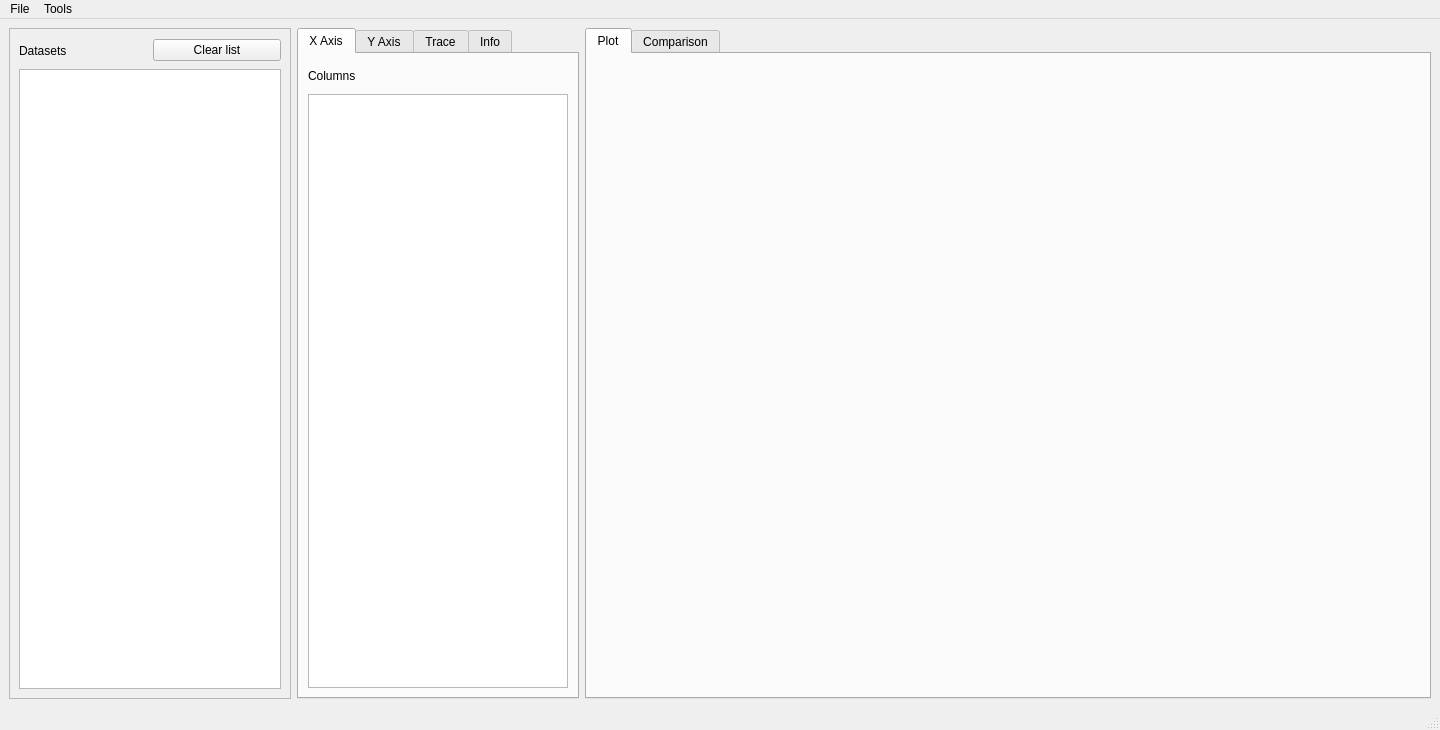
<?xml version="1.0" encoding="UTF-8"?>
<ui version="4.0">
 <class>MainWindow</class>
 <widget class="QMainWindow" name="MainWindow">
  <property name="geometry">
   <rect>
    <x>0</x>
    <y>0</y>
    <width>1440</width>
    <height>730</height>
   </rect>
  </property>
  <property name="sizePolicy">
   <sizepolicy hsizetype="Expanding" vsizetype="Expanding">
    <horstretch>0</horstretch>
    <verstretch>0</verstretch>
   </sizepolicy>
  </property>
  <property name="windowTitle">
   <string>Fit grapher</string>
  </property>
  <property name="windowIcon">
   <iconset>
    <normalon>plotter.ico</normalon>
   </iconset>
  </property>
  <widget class="QWidget" name="centralwidget">
   <property name="sizePolicy">
    <sizepolicy hsizetype="Expanding" vsizetype="Expanding">
     <horstretch>0</horstretch>
     <verstretch>0</verstretch>
    </sizepolicy>
   </property>
   <layout class="QHBoxLayout" name="horizontalLayout" stretch="1,1,3">
    <item>
     <widget class="QFrame" name="frame">
      <property name="sizePolicy">
       <sizepolicy hsizetype="Expanding" vsizetype="Expanding">
        <horstretch>0</horstretch>
        <verstretch>0</verstretch>
       </sizepolicy>
      </property>
      <property name="frameShape">
       <enum>QFrame::StyledPanel</enum>
      </property>
      <property name="frameShadow">
       <enum>QFrame::Raised</enum>
      </property>
      <layout class="QGridLayout" name="gridLayout">
       <item row="0" column="0">
        <widget class="QLabel" name="label">
         <property name="sizePolicy">
          <sizepolicy hsizetype="Preferred" vsizetype="Maximum">
           <horstretch>0</horstretch>
           <verstretch>0</verstretch>
          </sizepolicy>
         </property>
         <property name="minimumSize">
          <size>
           <width>0</width>
           <height>25</height>
          </size>
         </property>
         <property name="text">
          <string>Datasets</string>
         </property>
        </widget>
       </item>
       <item row="0" column="1">
        <widget class="QPushButton" name="Clear_Button">
         <property name="text">
          <string>Clear list</string>
         </property>
        </widget>
       </item>
       <item row="1" column="0" colspan="2">
        <widget class="QListWidget" name="listWidget"/>
       </item>
      </layout>
     </widget>
    </item>
    <item>
     <widget class="QTabWidget" name="tabWidget_2">
      <property name="currentIndex">
       <number>0</number>
      </property>
      <widget class="QWidget" name="tab">
       <attribute name="title">
        <string>X Axis</string>
       </attribute>
       <layout class="QVBoxLayout" name="verticalLayout_3">
        <item>
         <widget class="QLabel" name="label_3">
          <property name="minimumSize">
           <size>
            <width>0</width>
            <height>25</height>
           </size>
          </property>
          <property name="text">
           <string>Columns</string>
          </property>
         </widget>
        </item>
        <item>
         <widget class="QListWidget" name="listWidget_3"/>
        </item>
       </layout>
      </widget>
      <widget class="QWidget" name="tabWidget_2Page1">
       <attribute name="title">
        <string>Y Axis</string>
       </attribute>
       <layout class="QVBoxLayout" name="verticalLayout_2">
        <item>
         <widget class="QLabel" name="label_2">
          <property name="sizePolicy">
           <sizepolicy hsizetype="Preferred" vsizetype="Maximum">
            <horstretch>0</horstretch>
            <verstretch>0</verstretch>
           </sizepolicy>
          </property>
          <property name="minimumSize">
           <size>
            <width>0</width>
            <height>25</height>
           </size>
          </property>
          <property name="text">
           <string>Columns</string>
          </property>
         </widget>
        </item>
        <item>
         <widget class="QListWidget" name="listWidget_2"/>
        </item>
       </layout>
      </widget>
      <widget class="QWidget" name="tab_2">
       <attribute name="title">
        <string>Trace</string>
       </attribute>
       <layout class="QVBoxLayout" name="verticalLayout_4">
        <item>
         <widget class="ParameterTree" name="tree_params" native="true"/>
        </item>
       </layout>
      </widget>
      <widget class="QWidget" name="tab_3">
       <attribute name="title">
        <string>Info</string>
       </attribute>
       <layout class="QVBoxLayout" name="verticalLayout_5">
        <item>
         <widget class="QLabel" name="info_lbl">
          <property name="text">
           <string/>
          </property>
         </widget>
        </item>
        <item>
         <spacer name="verticalSpacer">
          <property name="orientation">
           <enum>Qt::Vertical</enum>
          </property>
          <property name="sizeHint" stdset="0">
           <size>
            <width>20</width>
            <height>40</height>
           </size>
          </property>
         </spacer>
        </item>
       </layout>
      </widget>
     </widget>
    </item>
    <item>
     <widget class="QTabWidget" name="tabWidget">
      <property name="currentIndex">
       <number>0</number>
      </property>
      <widget class="QWidget" name="tab_4">
       <attribute name="title">
        <string>Plot</string>
       </attribute>
       <layout class="QGridLayout" name="gridLayout_2" rowstretch="1,1">
        <property name="verticalSpacing">
         <number>6</number>
        </property>
        <item row="1" column="0">
         <widget class="PlotWidget" name="plot" native="true">
          <property name="sizePolicy">
           <sizepolicy hsizetype="Expanding" vsizetype="Expanding">
            <horstretch>0</horstretch>
            <verstretch>0</verstretch>
           </sizepolicy>
          </property>
         </widget>
        </item>
        <item row="0" column="0">
         <widget class="PlotWidget" name="plot_roi" native="true">
          <property name="sizePolicy">
           <sizepolicy hsizetype="Expanding" vsizetype="Expanding">
            <horstretch>0</horstretch>
            <verstretch>0</verstretch>
           </sizepolicy>
          </property>
         </widget>
        </item>
       </layout>
      </widget>
      <widget class="QWidget" name="tab_5">
       <attribute name="title">
        <string>Comparison</string>
       </attribute>
       <layout class="QHBoxLayout" name="horizontalLayout_3">
        <item>
         <widget class="PlotWidget" name="plot_compare" native="true"/>
        </item>
       </layout>
      </widget>
     </widget>
    </item>
   </layout>
  </widget>
  <widget class="QMenuBar" name="menubar">
   <property name="geometry">
    <rect>
     <x>0</x>
     <y>0</y>
     <width>1440</width>
     <height>21</height>
    </rect>
   </property>
   <widget class="QMenu" name="menuFile">
    <property name="title">
     <string>File</string>
    </property>
    <widget class="QMenu" name="menuExport_Dataset">
     <property name="title">
      <string>Export Dataset</string>
     </property>
     <addaction name="actionClipboard"/>
     <addaction name="actionCSV"/>
    </widget>
    <widget class="QMenu" name="menuImport_Dataset">
     <property name="title">
      <string>Import Dataset</string>
     </property>
     <addaction name="actionImportCSV"/>
    </widget>
    <addaction name="menuImport_Dataset"/>
    <addaction name="menuExport_Dataset"/>
    <addaction name="actionExport_All"/>
   </widget>
   <widget class="QMenu" name="menuTools">
    <property name="title">
     <string>Tools</string>
    </property>
    <widget class="QMenu" name="menuComparison">
     <property name="title">
      <string>Comparison</string>
     </property>
     <addaction name="actionAdd_to_compare"/>
     <addaction name="actionRemove_from_compare"/>
     <addaction name="actionClear"/>
    </widget>
    <addaction name="actionTime_resolution"/>
    <addaction name="menuComparison"/>
    <addaction name="actionShow_in_PdGUI"/>
    <addaction name="separator"/>
    <addaction name="actionCrosshair"/>
    <addaction name="actionROI"/>
   </widget>
   <addaction name="menuFile"/>
   <addaction name="menuTools"/>
  </widget>
  <widget class="QStatusBar" name="statusbar"/>
  <action name="actionClipboard">
   <property name="text">
    <string>Clipboard</string>
   </property>
  </action>
  <action name="actionTime_resolution">
   <property name="text">
    <string>Time resolution</string>
   </property>
  </action>
  <action name="actionCSV">
   <property name="text">
    <string>CSV</string>
   </property>
  </action>
  <action name="actionImportCSV">
   <property name="text">
    <string>CSV</string>
   </property>
  </action>
  <action name="actionAdd_to_compare">
   <property name="text">
    <string>Add to compare</string>
   </property>
  </action>
  <action name="actionRemove_from_compare">
   <property name="text">
    <string>Remove from compare</string>
   </property>
  </action>
  <action name="actionClear">
   <property name="text">
    <string>Clear</string>
   </property>
  </action>
  <action name="actionExport_All">
   <property name="text">
    <string>Export All</string>
   </property>
  </action>
  <action name="actionShow_in_PdGUI">
   <property name="text">
    <string>Show in PdGUI</string>
   </property>
  </action>
  <action name="actionCrosshair">
   <property name="checkable">
    <bool>true</bool>
   </property>
   <property name="checked">
    <bool>true</bool>
   </property>
   <property name="text">
    <string>Crosshair</string>
   </property>
  </action>
  <action name="actionROI">
   <property name="checkable">
    <bool>true</bool>
   </property>
   <property name="text">
    <string>ROI</string>
   </property>
  </action>
 </widget>
 <customwidgets>
  <customwidget>
   <class>PlotWidget</class>
   <extends>QWidget</extends>
   <header location="global">pyqtgraph</header>
   <container>1</container>
  </customwidget>
  <customwidget>
   <class>ParameterTree</class>
   <extends>QWidget</extends>
   <header location="global">pyqtgraph.parametertree</header>
   <container>1</container>
  </customwidget>
 </customwidgets>
 <resources/>
 <connections/>
</ui>
